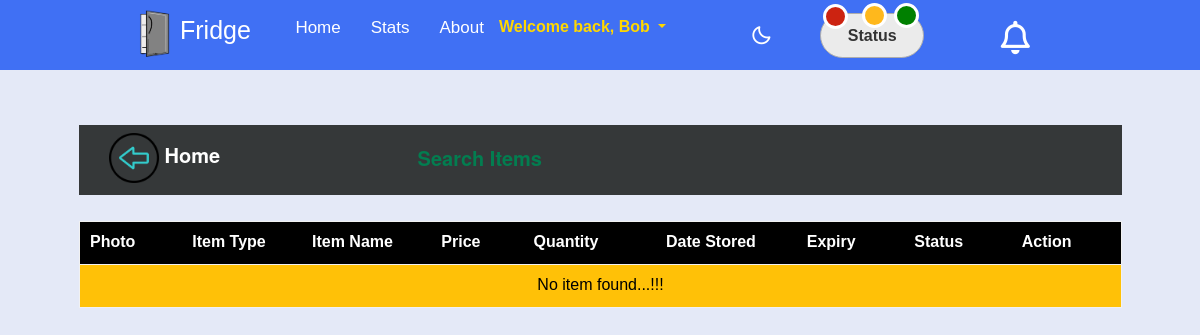
Before: /search/ (signed in) with the older database file.
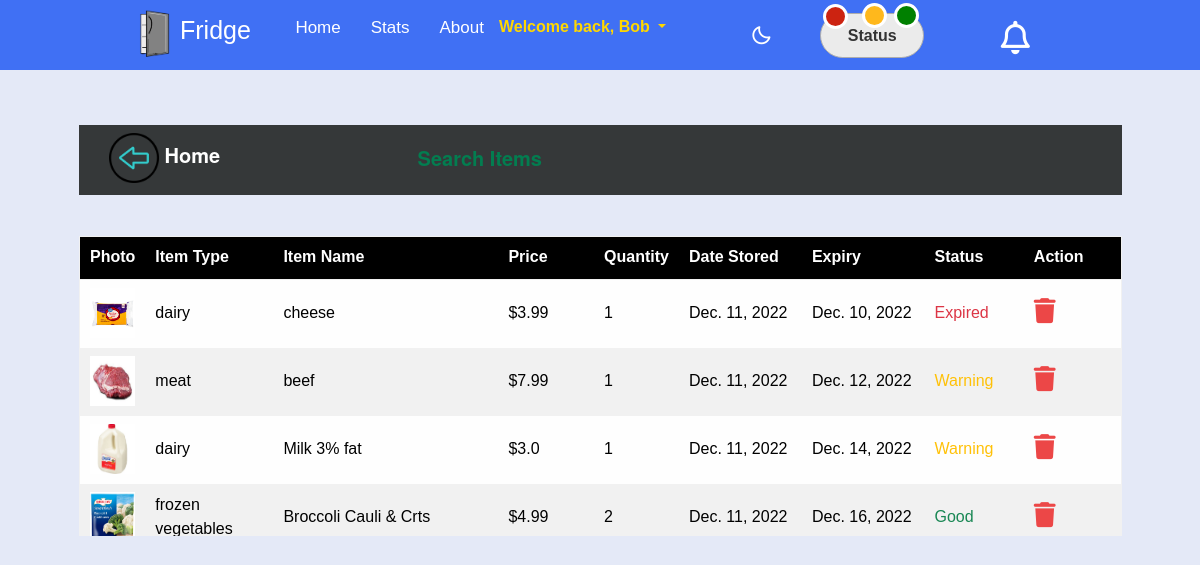
After: the same page with the newer database file.
### app1/models.py (models this page shows, shortened)
class Item(models.Model):
    STATUS_CHOICES1 = (
        ('dairy', 'dairy'),
        ('beverages', 'beverages'),
        ('frozen vegetables', 'frozen vegetables'),
        ('meat', 'meat'),
        ('fruits', 'fruits'),
    )
    STATUS = (
        ('Expired', 'Expired'),
        ('Warning', 'Warning'),
        ('Good', 'Good')
    )
    food_type = models.CharField(max_length=100, choices=STATUS_CHOICES1)
    food_title = models.CharField(max_length=120)
    photos = models.ImageField(upload_to='uploaded_images/')
    price = models.FloatField(blank=True, null=True, default=0)
    quantity = models.PositiveIntegerField(blank=True, null=True, default=0)
    valid_from = models.DateField(blank=True, null=True,auto_now=False, auto_now_add=False)
    valid_to = models.DateField(blank=True, null=True,auto_now=False, auto_now_add=False)
    timestamp = models.DateTimeField(blank=True, null=True,auto_now_add=True)
    author = models.ForeignKey(Profile, default = "",on_delete=models.CASCADE)
    status = models.CharField(default='Good',max_length=100, choices=STATUS)
    delta = models.IntegerField(blank=True, null=True, default=0)
    daystill = models.IntegerField(blank=True, null=True, default=0)
    humanize_time = models.IntegerField(blank=True, null=True, default=0)
    humanize_time1 = models.IntegerField(blank=True, null=True, default=0)
    class Meta:
        verbose_name_plural = "Items"

### app1/views.py (the view, shortened to what this page needs)
# urls.py: path('search/', search, name='search'),
def search(request):
    items = Item.objects.order_by('valid_to')
    if request.method == 'POST':
        form = ItemForm(request.POST, request.FILES)
        if form.is_valid():
            form.save()
            return redirect('item_list')
    else:
        form = ItemForm()
    qs = Item.objects.filter(author=request.user.id).order_by('valid_to')
    query = request.GET.get('q')
    for item in qs:
        three_days_from_today = date.today()+timedelta(days=3)
        today = date.today()
        valid_to = item.valid_to
        if valid_to < today:
            item.status = 'Expired'
        elif valid_to <= three_days_from_today:
            item.status = 'Warning'
        else:
            item.status = 'Good'
    context = {
        "item_obj": qs,
        'form': form,
    }
    return render(request, 'search_results.html', context)

### templates/search_results.html (shortened to what this page needs)
{% extends 'base.html' %}
{% load crispy_forms_tags %}
{% block content %}
{% load static %}
    <div class="topcontainer1">
    </div>
    <div class="container">
            <thead>
                <nav class="navbar navbar-light navsearch">
                    <h5 style="color:white; font-weight:bold; font-size:20px; padding-left:30px; padding-bottom: 30px;" class="page-header"><a href="{% url 'item_list' %}"><img src="{% static 'images/left-arrow.png' %}" alt="left arrow" height="50" width="50"></a> Home</h5><h1 style="color: #037d50;
                    font-size: 20px;
                    font-weight: bolder;
                    padding-right: 580px;
                    padding-bottom: 30px;">Search Items</h1>
                <table id="table">
        <tr style="background-color:black; color:white;">
                <th onclick = "sortTable(0)" scope="col">Photo</th>
                <th onclick = "sortTable(1)" scope="col">Item Type</th>
                <th onclick = "sortTable(2)" scope="col">Item Name</th>
                <th onclick = "sortTable(3)" scope="col">Price</th>
                <th onclick = "sortTable(4)" scope="col">Quantity</th>
                <th scope="col">Date Stored</th>
                <th scope="col">Expiry</th>
                <th scope="col">Status</th>
                <th scope="col">Action</th>
        </tr>
            </thead>
                <tbody class="res">
                {% for item in item_obj %}
                    <div class="row container">
                    <tr>
                        <td style="width:5%"><img src="{{ item.photos.url }}" class="img2" alt="" style="width:50px; height:50px;"></td>
                        <td style="width:13%">{{ item.food_type }}</td>
                        <td style="width:25%">{{ item.food_title }} </td>
                        <td style="width:10%">${{ item.price }}</td>
                        <td>{{ item.quantity }}</td>
                        <td style="width:13%">{{ item.valid_from }}</td>
                        <td style="width:13%">{{ item.valid_to }}</td>
                    {% if item.status == 'Good' %}
                    <td class="text-success" style="width:10%">Good</td>
                    {% elif item.status == 'Warning' %}
                    <td class="text-warning" style="width:10%">Warning</td>
                    {% else %}
                    <td class="text-danger" style="width:10%">Expired</td>
                    {% endif %}
                    <td style="width:10%">
                        <a href="{% url 'item_delete' item.pk %}"><i class="fa-solid fa-trash" style="color:#EC4747;width: 30px; font-size:25px;"></i></a>
                    </td>
                </div>
            </div>
                    {% empty %}
                <tr>
                    <td colspan="12" class="text-center bg-warning"  style="width:50%">No item found...!!!</td>
                </tr>
            {% endfor %}
            </tbody>
    </div>
{% endblock %}

### templates/base.html (shortened to what this page needs)
{% load static %}
<!DOCTYPE html>
<html>
<head>
    <link href="https://cdn.jsdelivr.net/npm/bootstrap@5.2.2/dist/css/bootstrap.min.css" rel="stylesheet"
>
    <link rel='stylesheet' href="{% static 'css/foundation.min.css' %}">
    <link rel="stylesheet" href="{% static 'css/style.css' %}">
</head>
<body class="main-pages">
{% include 'navigation.html' %}
{% block content %}
{% endblock content %}
</body>
</html>

### templates/navigation.html (shortened to what this page needs)
{% load static %}
<link rel="stylesheet" href="{% static '/css/new.css' %}">
<link rel="stylesheet" href="{% static '/css/nav.css' %}">
<link href='https://unpkg.com/boxicons@2.1.1/css/boxicons.min.css' rel='stylesheet'>
<body>
      <a class="btn btn-primary" data-bs-toggle="modal" href="#exampleModalToggle3" role="button">Good Items</a>
    <nav>
        <div class="nav-bar">
            <span class="logo navLogo"><img src="{% static 'images/Fridge_logo.png' %}" alt="Fridge Logo" width="50" height="60"><a href="/">Fridge</a></span>
            <div class="menu">
                {% if user.is_authenticated %}
                <ul class="nav-links">
                    <li><a href="{% url 'item_list' %}">Home</a></li>
                    <li><a href="{% url 'chart' %}">Stats</a></li>
                    <li><a href="{% url 'about' %}">About</a></li>
                    <div class="btn-group">
                        <button type="button" class="btn-btn navbtn dropdown-toggle" style="color: gold; font-weight: bold;" data-bs-toggle="dropdown"
                                aria-expanded="false">Welcome back, {{ user.username|capfirst }}
                        </button>
                    </div>
                </ul>
                <div class="darkLight-searchBox">
                    <div class="dark-light">
                        <i class='bx bx-moon moon'></i>
                    </div>
            </div>
            <button class="center notification icon notification1 icon btn btn-default" data-bs-toggle="modal" data-bs-target="#exampleModalToggle" style="width:15%;"> Status
                <span class="notification-number ">{{counterexpired}}</span>
            </button>
            <a class="center notification1 icon1">
                <span class="notification1-number1">{{counterwarning}}</span>
            </a>
            <a class="center notification2 icon2">
                <span class="notification2-number2">{{countergood}}</span>
            </a>
                </div>
                    {% if totalcount > 9 %}
                    <div class = "notificationbtn" data-bs-toggle="modal" data-bs-target="#exampleModalnotify" data-count={{totalcount}}>
                    <div class = "number">9<span style="padding-top: 6px;">&#43;</span></div>
                      <i class="fa-regular fa-bell"></i>
                    <div class = "box">
                    <div class = "display">
                    <div class = "nothing">
                    <i class="fas fa-child stick"></i>
                    <div class = "cent">Looks Like your all caught up!</div>
                    </div>
                    {% else %}
                    <div class = "notificationbtn" data-bs-toggle="modal" data-bs-target="#exampleModalnotify" data-count={{totalcount}}>
                        <i class="fa-regular fa-bell"></i>
                      {% endif %}
        </div>
        {% else %}
    <a href="{% url 'login' %}" class="btn btn-success" style="margin-right: 12px;">Login</a>
    <a href="{% url 'signup' %}" class="btn btn-warning ">Sign-up</a>
    {% endif %}
    </nav>
</body>

### static/css/style.css (style rules this page uses)
body { background-image: url('../images/Kitchen6.jpg'); background-position: center; background-size: cover; background-color: white; background-repeat: no-repeat; }
.res { height: 40px; color: black; }
.icon { padding: 10px; min-width: 40px; }
.btn-group { padding-right: 90px; }
.btn-group { height: 70px; }
h5 { color: #006400; }

### static/css/new.css (style rules this page uses)
#table { display: block; height: 300px; width: 100%; overflow-y: auto; overflow-x: hidden; }

### static/css/nav.css (style rules this page uses)
* { margin: 0; padding: 0; box-sizing: border-box; font-family: 'Poppins', sans-serif; transition: all 0.4s ease; ; }
:root { --body-color: #E4E9F7; --nav-color: #4070F4; --side-nav: #010718; --text-color: #FFF; --search-bar: #F2F2F2; --search-text: #010718; }
body { height: 100vh; background-color: var(--body-color); background-image: url('../images/Kitchen6.jpg'); }
nav { position: fixed; top: 0; left: 0; height: 70px; width: 100%; background-color: var(--nav-color); z-index: 100; }
nav .nav-bar { position: relative; height: 100%; max-width: 1000px; width: 100%; background-color: var(--nav-color); margin: 0 auto; padding: 0 30px; display: flex; align-items: center; justify-content: space-between; }
nav .nav-bar .logo a { font-size: 25px; font-weight: 500; color: var(--text-color); text-decoration: none; }
.nav-bar .nav-links { display: flex; align-items: center; }
.nav-bar .nav-links li { margin: 0 5px; list-style: none; }
.nav-links li a { position: relative; font-size: 17px; font-weight: 400; color: var(--text-color); text-decoration: none; padding: 10px; }
.nav-links li a::before { content: ''; position: absolute; left: 50%; bottom: 0; transform: translateX(-50%); height: 6px; width: 6px; border-radius: 50%; background-color: var(--text-color); opacity: 0; transition: all 0.3s ease; }
.nav-bar .darkLight-searchBox { display: flex; align-items: center; }
.darkLight-searchBox .dark-light, .darkLight-searchBox .searchToggle { height: 40px; width: 40px; display: flex; align-items: center; justify-content: center; margin: 0 5px; padding-right: 185px; }
.dark-light i, .searchToggle i { position: absolute; color: var(--text-color); font-size: 22px; cursor: pointer; transition: all 0.3s ease; }
.container { padding-bottom: 23px; height: 20px; padding-left: 49px; padding-right: 48px; margin-bottom: -20px; }
.topcontainer1 { padding-top: 70px; padding-left: 108px; padding-right: 105px; }
.navsearch { background-color: #353839; margin-bottom: 80px; }
* { padding: 0; margin: 0; font-family: 'IBM Plex Sans', sans-serif; }
.btn { width: 180px; position: relative; height: 50px; margin-bottom: 5px; font-size: 17px; display: inline-block; font-weight: bold; }
* { box-sizing: border-box; }
.notification.icon { position: absolute; text-align: center; font-size: 1em; color: #FFF; color: #333; background-color: #ebebeb; border: 1px solid #adadad; border-radius: 45px; height: 20px; width: 90px; padding-bottom: 33px; margin-left: 560px; margin-top: 21px; }
.notification1.icon1 { position: absolute; text-align: center; font-size: 1em; color: #333; border-radius: 45px; height: 32px; width: 90px; padding-bottom: 33px; margin-left: 657px; margin-top: 26px; }
.notification2.icon2 { position: absolute; text-align: center; font-size: 1em; border-radius: 45px; height: 32px; width: 90px; padding-bottom: 33px; margin-left: 759px; margin-top: 26px; }
.notification.icon .notification-number { position: absolute; right: 75px; top: -10px; z-index: 1; background: #cc2311; border: 3px solid #FFF; border-radius: 50%; padding-top: 5px; height: 25px; width: 25px; font-family: sans-serif; text-align: center; font-size: 15px; font-weight: 700; line-height: 10px; color: #FFF; -webkit-animation: bounce 1s infinite; }
.notification1.icon1 .notification1-number1 { position: absolute; right: 120px; top: -15px; z-index: 1; background: #FFB81C; border: 3px solid #FFF; border-radius: 50%; padding-top: 5px; height: 25px; width: 25px; font-family: sans-serif; text-align: center; font-size: 15px; font-weight: 700; line-height: 10px; color: #FFF; }
.notification2.icon2 .notification2-number2 { position: absolute; right: 190px; top: -15px; z-index: 1; background: green; border: 3px solid #FFF; border-radius: 50%; padding-top: 5px; height: 25px; width: 25px; font-family: sans-serif; text-align: center; font-size: 15px; font-weight: 700; line-height: 10px; color: #FFF; }

Changed rows visible on the page:
added Item: photos (picture), food_type "dairy", food_title "cheese", price "3.99", quantity "1", valid_from "Dec. 11, 2022", valid_to "Dec. 10, 2022", status "Expired"
added Item: photos (picture), food_type "meat", food_title "beef", price "7.99", quantity "1", valid_from "Dec. 11, 2022", valid_to "Dec. 12, 2022", status "Warning"
added Item: photos (picture), food_type "dairy", food_title "Milk 3% fat", price "3.0", quantity "1", valid_from "Dec. 11, 2022", valid_to "Dec. 14, 2022", status "Warning"
added Item: photos (picture), food_type "frozen vegetables", food_title "Broccoli Cauli & Crts", price "4.99", quantity "2", valid_from "Dec. 11, 2022", valid_to "Dec. 16, 2022", status "Good"
Other visible differences:
text no longer shown: "No item found...!!!"
